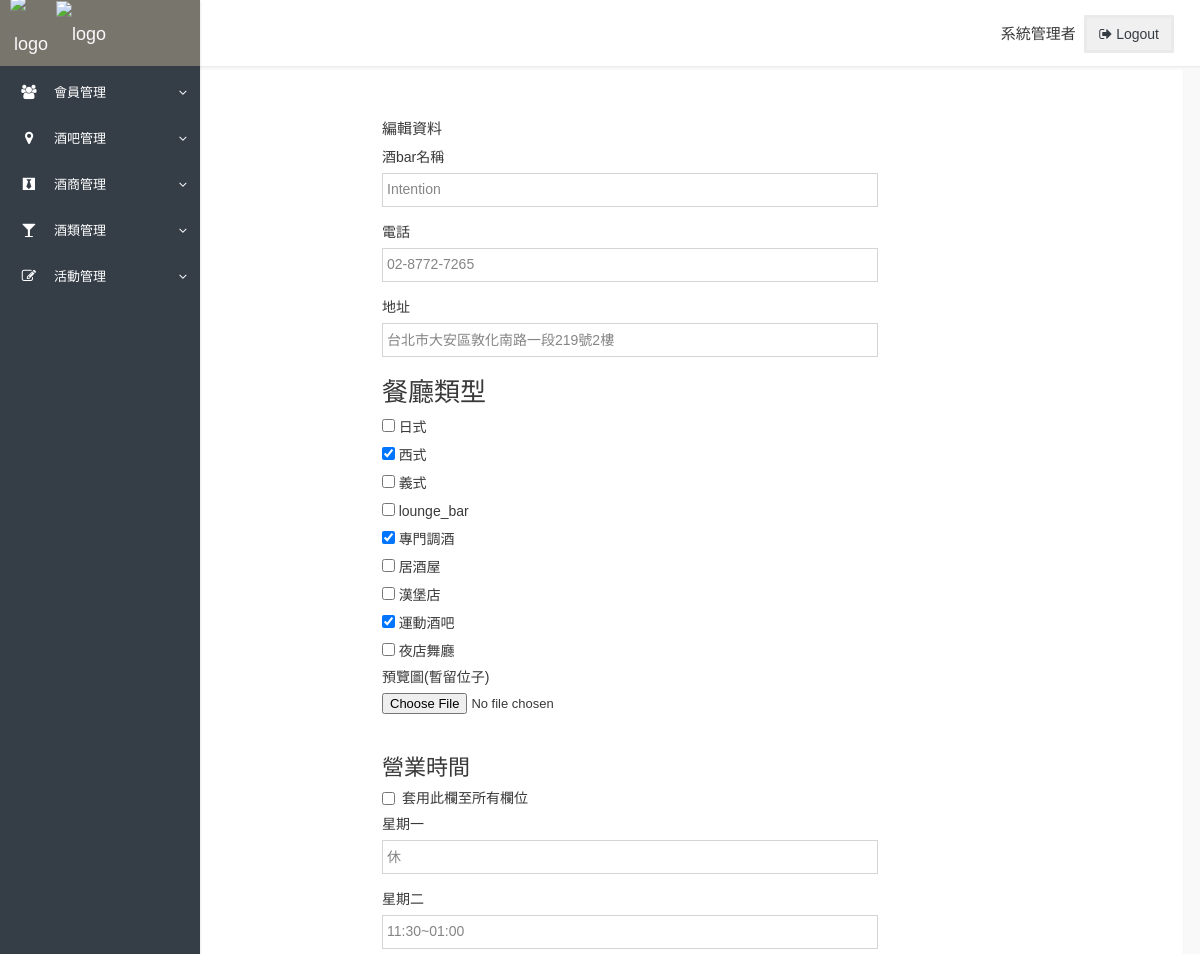
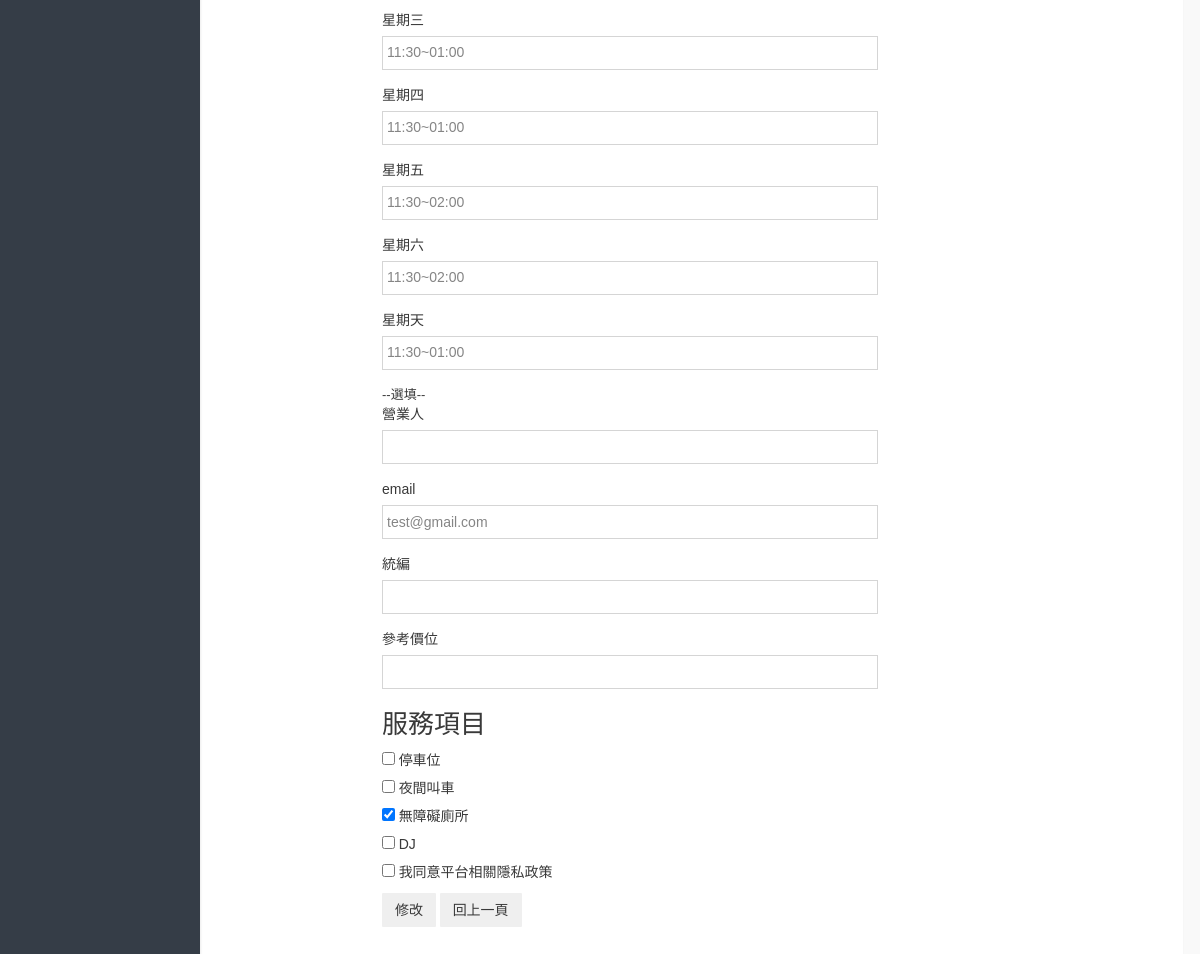
Screenshot of /bar_data_edit.php?sid=1 (signed in) with the database file from the repository (2 pictures, top to bottom).
### tables this page shows
CREATE TABLE `allstore` (
  `sid` int(11) NOT NULL,
  `name` varchar(255) NOT NULL,
  `phone` varchar(20) NOT NULL,
  `日式` varchar(6) DEFAULT NULL,
  `西式` varchar(6) DEFAULT NULL,
  `義式` varchar(6) DEFAULT NULL,
  `lounge_bar` varchar(6) DEFAULT NULL,
  `運動酒吧` varchar(6) DEFAULT NULL,
  `夜店舞廳` varchar(6) DEFAULT NULL,
  `居酒屋` varchar(6) DEFAULT NULL,
  `專門調酒` varchar(6) DEFAULT NULL,
  `漢堡店` varchar(6) DEFAULT NULL,
  `address` varchar(255) NOT NULL,
  `latlng` varchar(255) NOT NULL,
  `preview-pic` varchar(255) DEFAULT NULL,
  `company-id` varchar(8) DEFAULT NULL,
  `owner` varchar(30) DEFAULT NULL,
  `email` varchar(255) DEFAULT NULL,
  `how-much` varchar(6) NOT NULL DEFAULT '',
  `service` varchar(255) DEFAULT NULL,
  `block` varchar(10) NOT NULL DEFAULT 'true',
  `uid` varchar(255) NOT NULL DEFAULT '0'
);

CREATE TABLE `store_information` (
  `sid` int(11) NOT NULL,
  `Monday` varchar(20) DEFAULT NULL,
  `Tuesday` varchar(20) DEFAULT NULL,
  `Wednesday` varchar(20) DEFAULT NULL,
  `Thursday` varchar(20) DEFAULT NULL,
  `Friday` varchar(20) DEFAULT NULL,
  `Saturday` varchar(20) DEFAULT NULL,
  `Sunday` varchar(20) DEFAULT NULL
);

### bar_data_edit.php (the view, shortened to what this page needs)
<?php
require __DIR__. '/__connect_db.php';
$sid = isset($_GET['sid']) ? intval($_GET['sid']) : 0;
$sql = "SELECT * FROM `allstore` WHERE `sid`=$sid";
$row = $pdo->query($sql)->fetch();
$time_sql = "SELECT * FROM `store_information` WHERE `sid`=$sid";
$time_row = $pdo->query($time_sql)->fetch();
$arr = ['日式', '西式', '義式', 'lounge_bar', '專門調酒', '居酒屋', '漢堡店','運動酒吧','夜店舞廳'];
?>
<?php include __DIR__. '/__html_head.php' ?>
<?php include __DIR__. '/__navbar.php' ?>
    <div class="row justify-content-center">
        <div class="col-md-3"></div>
        <div class="col-md-6">
            <div class="card-body">
                <h5 class="card-title">編輯資料</h5>
                <form name="form1" onsubmit="return checkForm()" enctype="multipart/form-data">
                    <div class="form-group">
                        <label for="name">酒bar名稱</label>
                        <input name="name" type="text" class="form-control" id="name"
                            value="<?=htmlentities($row['name'])?>">
                    </div>
                    <div class="form-group">
                        <label for="phone">電話</label>
                        <input name="phone" type="text" class="form-control" id="phone"
                            value="<?=htmlentities($row['phone'])?>" placeholder="ex:02-1234-5678 / 09-12345678">
                    </div>
                    <div class="form-group">
                        <label for="address">地址</label>
                        <input name="address" type="text" class="form-control" id="address"
                            value="<?=htmlentities($row['address'])?>">
                    </div>
                    <h2>餐廳類型</h2>
                    <?php for ($i = 0; $i < count($arr); $i++) : ?>
                    <div class="form-check form-check-inline">
                        <input name="<?=$arr[$i]?>" type="checkbox" id="inlineCheckbox<?=$i?>" value="1"
                            <?= $row[$arr[$i]]==1 ? 'checked' : ''?>>
                        <label class="form-check-label" for="inlineCheckbox<?=$i?>"><?= $arr[$i] ?></label>
                    </div>
                    <?php endfor;?>
                    <div class="form-group">
                        <label for="preview-pic">預覽圖(暫留位子)</label><br>
                        <input name="preview-pic" type="file" id="preview-pic" onchange="previewFile()">
                        <div style="width:600;">
                        </div>
                    </div>
                    <h3>營業時間</h3>
                    <label class='checkbox-inline checkboxeach'>
                    <input id='timeAll' type='checkbox'>套用此欄至所有欄位</label>
                    <div class="form-group">
                        <label for="time">星期一</label>
                        <input name="Mon" type="text" class="form-control time" id="arg_val" value="<?= $time_row['Monday'] ?>">
                    </div>
                    <div class="form-group">
                        <label for="time">星期二</label>
                        <input name="Tue" type="text" class="form-control time" value="<?= $time_row['Tuesday'] ?>">
                    </div>
                    <div class="form-group">
                        <label for="time">星期三</label>
                        <input name="Wed" type="text" class="form-control time" value="<?= $time_row['Wednesday'] ?>">
                    </div>
                    <div class="form-group">
                        <label for="time">星期四</label>
                        <input name="Tur" type="text" class="form-control time" value="<?= $time_row['Thursday'] ?>">
                    </div>
                    <div class="form-group">
                        <label for="time">星期五</label>
                        <input name="Fri" type="text" class="form-control time" value="<?= $time_row['Friday'] ?>">
                    </div>
                    <div class="form-group">
                        <label for="time">星期六</label>
                        <input name="Sat" type="text" class="form-control time" value="<?= $time_row['Saturday'] ?>">
                    </div>
                    <div class="form-group">
                        <label for="time">星期天</label>
                        <input name="Sun" type="text" class="form-control time" value="<?= $time_row['Sunday'] ?>">
                    </div>
                    <div>--選填--</div>
                    <div class="form-group">
                        <label for="owner">營業人</label>
                        <input name="owner" type="text" class="form-control" id="owner" value="<?=$row['owner']?>">
                    </div>
                    <div class="form-group">
                        <label for="email">email</label>
                        <input name="email" type="text" class="form-control" id="email" value="<?=$row['email']?>">
                    </div>
                    <div class="form-group">
                        <label for="num">統編</label>
                        <input name="company-id" type="number" class="form-control" id="num"
                        value="<?=$row['company-id']?>">
                    </div>
                    <div class="form-group">
                        <label for="money">參考價位</label>
                        <input name="how-much" type="number" class="form-control" id="money"
                        value="<?=$row['how-much']?>">
                    </div>
                    <h2>服務項目</h2>
                    <div class="form-check form-check-inline">
                        <input name="service[]" type="checkbox" id="inlineCheckbox10" value="停車位"
                        <?= strpos($row['service'], "停車位")>0 ? 'checked':'' ?>>
                        <label class="form-check-label" for="inlineCheckbox10">停車位</label>
                    </div>
                    <div class="form-check form-check-inline">
                        <input name="service[]" type="checkbox" id="inlineCheckbox11" value="夜間叫車"
                        <?= strpos($row['service'], "夜間叫車")>0 ? 'checked':'' ?>>
                        <label class="form-check-label" for="inlineCheckbox11">夜間叫車</label>
                    </div>
                    <div class="form-check form-check-inline">
                        <input name="service[]" type="checkbox" id="inlineCheckbox12" value="無障礙廁所"
                        <?= strpos($row['service'], "無障礙廁所")>0 ? 'checked':'' ?>>
                        <label class="form-check-label" for="inlineCheckbox12">無障礙廁所</label>
                    </div>
                    <div class="form-check form-check-inline">
                        <input name="service[]" type="checkbox" id="inlineCheckbox13" value="DJ"
                        <?= strpos($row['service'], "DJ")>0 ? 'checked':'' ?>>
                        <label class="form-check-label" for="inlineCheckbox13">DJ</label>
                    </div>
                    <div>
                        <input type="checkbox" id="inlineCheckbox" value="">
                        <label class="form-check-label" for="inlineCheckbox">我同意平台相關隱私政策</label>
                    </div>
                    <button type="submit" class="btn btn-custom" id="submit_btn">修改</button>
                    <input class="btn btn-custom" type="button" name="Submit" value="回上一頁" onClick="window.history.back();">
                </form>
            </div>
        </div>
        <div class="col-md-3"></div>
    </div>
<?php include __DIR__. '/__html_foot.php' ?>

### __html_head.php (style rules this page uses)
* { font-family: 'Noto Sans TC', sans-serif; }

### rows the page displays
allstore: name "Intention", phone "02-8772-7265", address "台北市大安區敦化南路一段219號2樓", 西式 "☑", 專門調酒 "☑", 運動酒吧 "☑", email "test@gmail.com", service "☑"
store_information: Mon "休", Tue "11:30~01:00", Wed "11:30~01:00", Tur "11:30~01:00", Fri "11:30~02:00", Sat "11:30~02:00", Sun "11:30~01:00"

### other values shown
$_SESSION['loginUser']['nickname'] "系統管理者"
$arr[$i] "日式"
$arr[$i] "西式"
$arr[$i] "義式"
$arr[$i] "lounge_bar"
$arr[$i] "專門調酒"
$arr[$i] "居酒屋"
$arr[$i] "漢堡店"
$arr[$i] "運動酒吧"
$arr[$i] "夜店舞廳"
